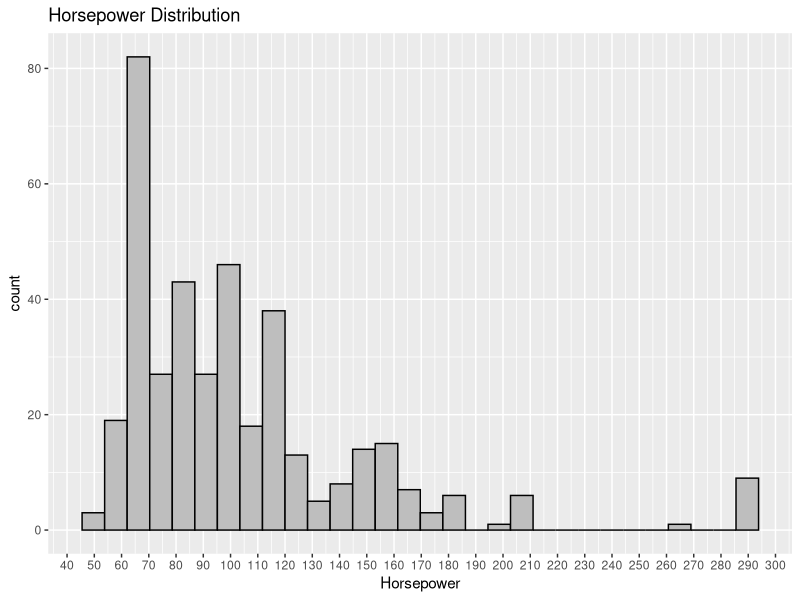
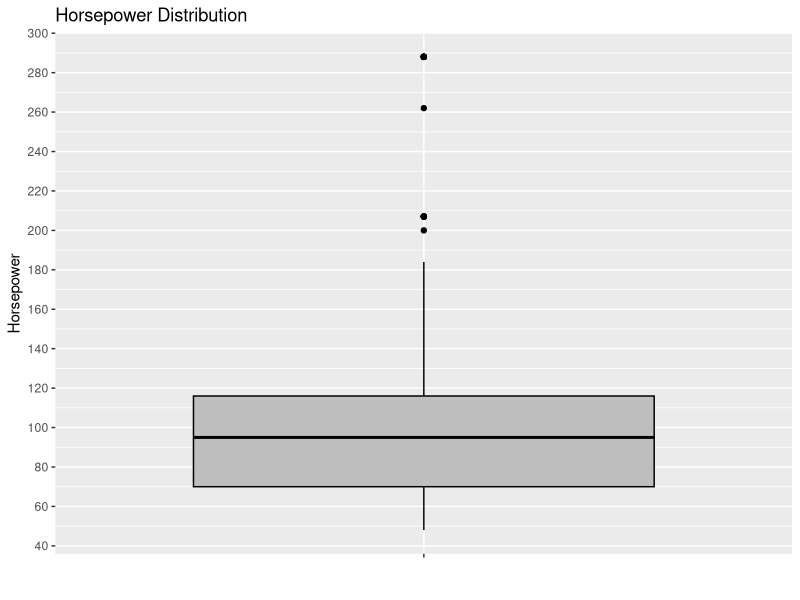
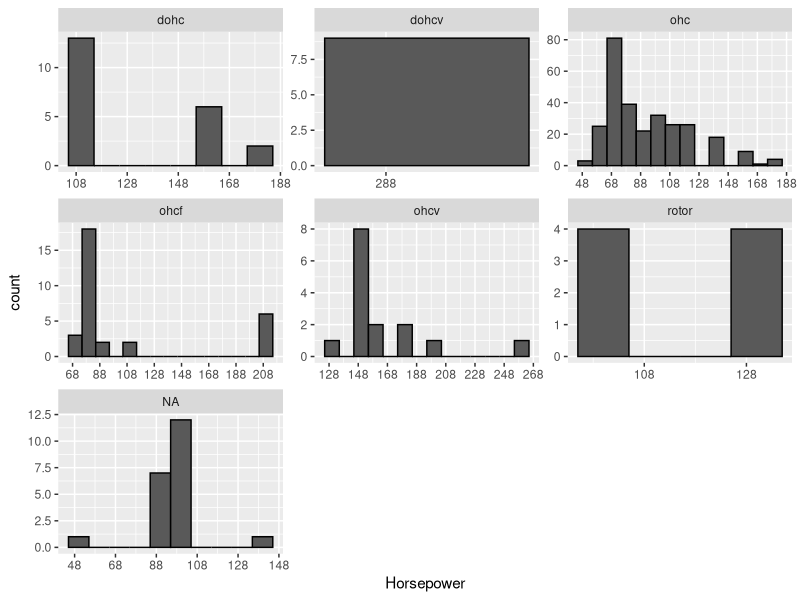
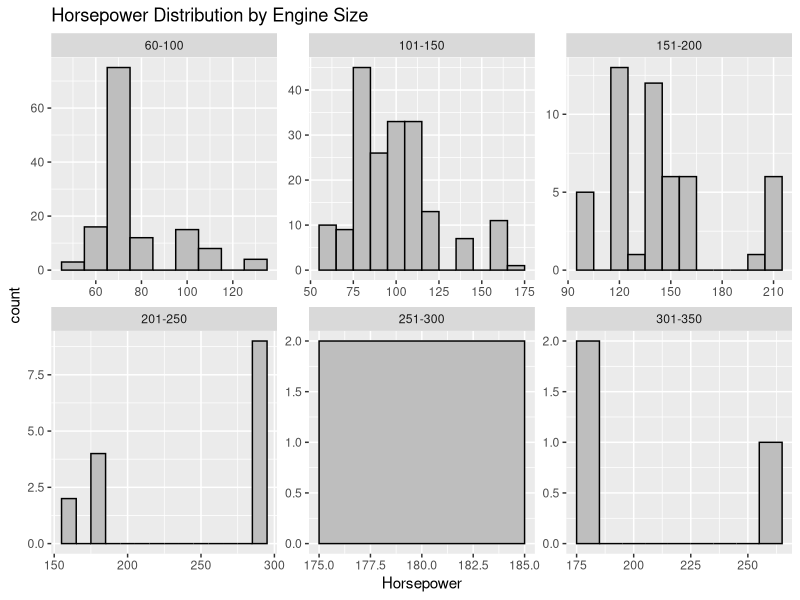
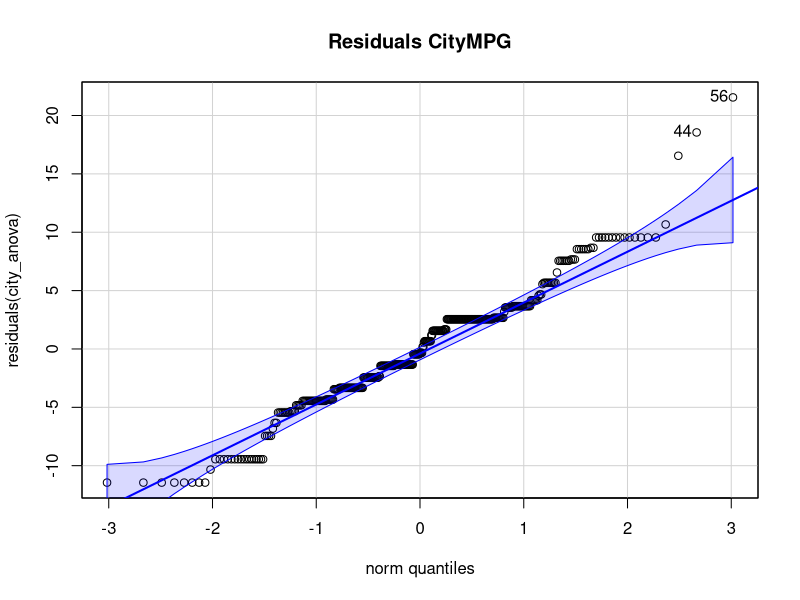
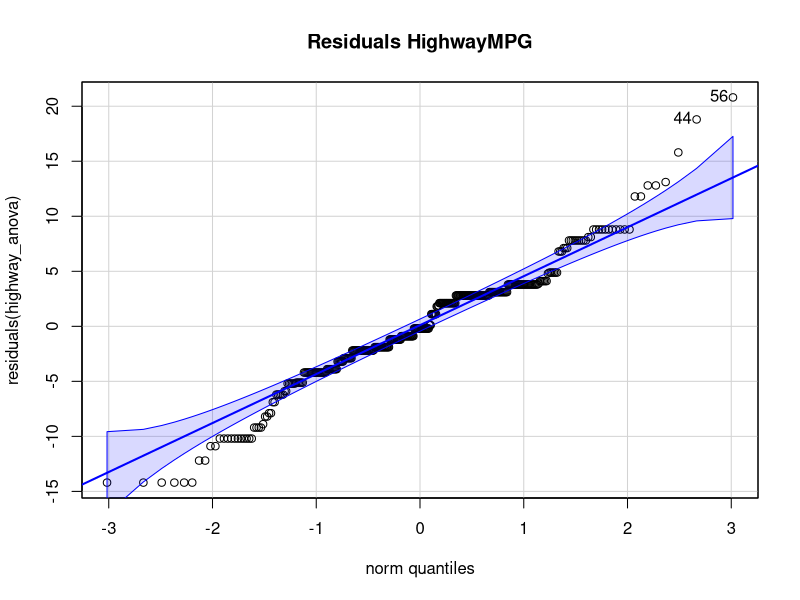
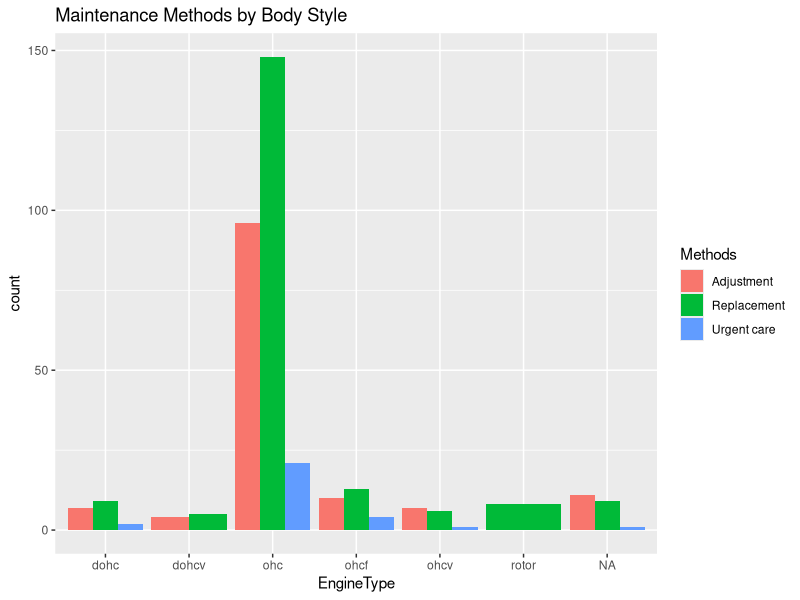
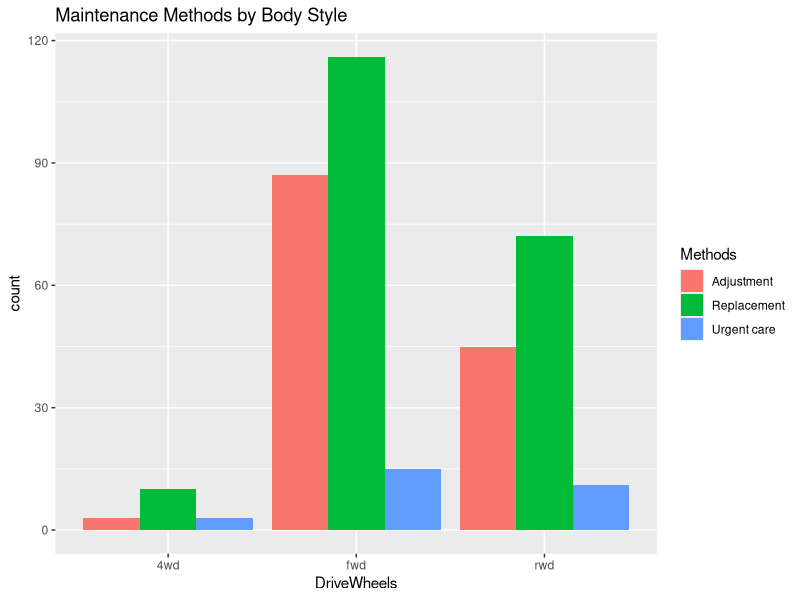

R code for these plots, in order:
## ---- chunk 1
library(tidyverse)
library(car)
## ---- chunk 2
automobile = read.csv("Automobile.csv")
maintenance = read.csv("Maintenance.csv")
engine = read.csv("Engine.csv")
## ---- chunk 3
str(automobile)
str(maintenance)
str(engine)
## ---- chunk 4
df_merged <- automobile %>% 
  left_join(engine, by = "EngineModel", relationship = "many-to-many") %>%
  left_join(maintenance, by = "PlateNumber", relationship = "many-to-many")
str(df_merged)
## ---- chunk 5
sum(is.na(df_merged)) # counts existing NAs
sum(df_merged == "?", na.rm = TRUE) # checks how many ? exist
## ---- chunk 6
NA_estimate <- sum(is.na(df_merged)) + sum(df_merged == "?", na.rm = TRUE)
NA_estimate
## ---- chunk 7
df_new <- df_merged
df_new[df_new == "?"] <- NA
sum(is.na(df_new)) # checks sum of all missing values NA
## ---- chunk 8
variables <- c("BodyStyles", "FuelTypes", "ErrorCodes") # create index to select variables
sapply(df_new[variables], class) # check current class of variables
## ---- chunk 9
df_new[variables] <- lapply(df_new[variables], as.factor)
sapply(df_new[variables], class) # check if conversion worked
## ---- chunk 10
df_new$Horsepower = as.numeric(df_new$Horsepower) # convert into numeric variable
horsepower_NA <- is.na(df_new$Horsepower) # check for existing NA
sum(horsepower_NA)
## ---- chunk 11
horsepower_mean <- mean(df_new$Horsepower, na.rm = TRUE) # calculate mean
df_new$Horsepower[horsepower_NA] <- horsepower_mean # replace in variable using horsepower_NA as index
sum(is.na(df_new$Horsepower)) # check for any NA left
## ---- chunk 12
ggplot(df_new, aes(x = Horsepower)) +
  geom_histogram(fill = "gray", color = "black") +
  ggtitle("Horsepower Distribution") +
  scale_x_continuous(breaks = seq(0, 300, by = 10))
## ---- chunk 13
ggplot(df_new, aes(x = "", y = Horsepower)) +
  geom_boxplot(fill = "gray", color = "black") +
  ggtitle("Horsepower Distribution") +
  scale_y_continuous(breaks = seq(0, 300, by = 20)) +
  xlab("") +
  ylab("Horsepower")
## ---- chunk 14
ggplot(df_new, mapping = aes(x = Horsepower)) +
  geom_histogram(binwidth = 10, color = "black") +
  facet_wrap(~ EngineType, ncol = 3, scales = "free") +
  scale_x_continuous(
    breaks = seq(min(df_new$Horsepower), max(df_new$Horsepower), by = 20)
  )
labs(title = "Distribution of Horsepower by Engine Type")
## ---- chunk 15
min(df_new$EngineSize, na.rm = TRUE)
max(df_new$EngineSize, na.rm = TRUE)
## ---- chunk 16
df_new$EngineSizeGroup <- cut(
  df_new$EngineSize,
  breaks = c(60, 100, 150, 200, 250, 300, 350),
  labels = c("60-100", "101-150", "151-200", "201-250", "251-300", "301-350"),
  include.lowest = TRUE
)
## ---- chunk 17
ggplot(df_new, mapping = aes(x = Horsepower)) +
  geom_histogram(binwidth = 10, fill = "gray", color = "black") +
  facet_wrap(~ EngineSizeGroup, ncol = 3, scales = "free") +
  labs(title = "Horsepower Distribution by Engine Size")
## ---- chunk 18
diesel_mean <- mean(df_new$CityMpg[df_new$FuelType == "diesel"], na.rm = TRUE)

gas_mean <- mean(df_new$CityMpg[df_new$FuelType == "gas"], na.rm = TRUE)

mean_diesel_gas <- matrix(c("Diesel", diesel_mean, "Gasoline", gas_mean),
                       ncol = 2, byrow = TRUE)
colnames(mean_diesel_gas) <- c("Fuel Type", "Average CityMpg")

mean_diesel_gas
## ---- chunk 19
df_new$DriveWheels <- as.factor(df_new$DriveWheels)
df_new$CityMpg <- as.numeric(df_new$CityMpg)
df_new$HighwayMpg <- as.numeric(df_new$HighwayMpg)
## ---- chunk 20
city_anova <- aov(CityMpg ~ DriveWheels, data = df_new)
summary(city_anova)
## ---- chunk 21
TukeyHSD(city_anova)
## ---- chunk 22
highway_anova <- aov(HighwayMpg ~ DriveWheels, data = df_new)
summary(highway_anova)

## ---- chunk 23
TukeyHSD(highway_anova)
## ---- chunk 24
qqPlot(residuals(city_anova), main = "Residuals CityMPG")
qqPlot(residuals(highway_anova), main = "Residuals HighwayMPG")
## ---- chunk 25
trouble_engine <- df_new %>%
  filter(!is.na(Troubles) & Troubles != "No error" & ErrorCodes == "1") %>%  # exclude NA, No error, filter where engine fails
  group_by(Troubles) %>%
  summarise(count = n()) %>%
  arrange(desc(count))
head(trouble_engine, 5)
## ---- chunk 26
diesel_troubles <- df_new %>% 
  filter(!is.na(Troubles) & Troubles != "No error" & ErrorCodes == "1" & FuelTypes == "diesel") %>% 
  group_by(Troubles) %>%
  summarise(count = n()) %>%
  arrange(desc(count))
head(diesel_troubles, 5)
## ---- chunk 27
diesel_troubles <- df_new %>% 
  filter(!is.na(Troubles) & Troubles != "No error" & ErrorCodes == "1" & FuelTypes == "gas") %>% 
  group_by(Troubles) %>%
  summarise(count = n()) %>%
  arrange(desc(count))
head(diesel_troubles, 5)
## ---- chunk 28
error_counts <- df_new %>%
  filter(!is.na(ErrorCodes)) %>%
  count(ErrorCodes, sort = TRUE)
rownames(error_counts)<- c("Engine Failure", "Other Component Failure", "No Error")
error_counts
## ---- chunk 29
trouble_vehicles <- df_new %>% filter(ErrorCodes == 1 | ErrorCodes == -1)
crosstab_enginetype <- table(trouble_vehicles$EngineType, trouble_vehicles$Methods)
print(crosstab_enginetype)
## ---- chunk 30
df_merged %>% filter(EngineType == "ohc") %>% summarise(Frequency = n())
## ---- chunk 31
ggplot(trouble_vehicles, aes(x = EngineType, fill = Methods)) +
  geom_bar(position = "dodge") +
  ggtitle("Maintenance Methods by Body Style")
## ---- chunk 32
crosstab_manufacturer <- table(trouble_vehicles$DriveWheels, trouble_vehicles$Methods)
print(crosstab_manufacturer)
## ---- chunk 33
ggplot(trouble_vehicles, aes(x = DriveWheels, fill = Methods)) +
  geom_bar(position = "dodge") +
  ggtitle("Maintenance Methods by Body Style")
